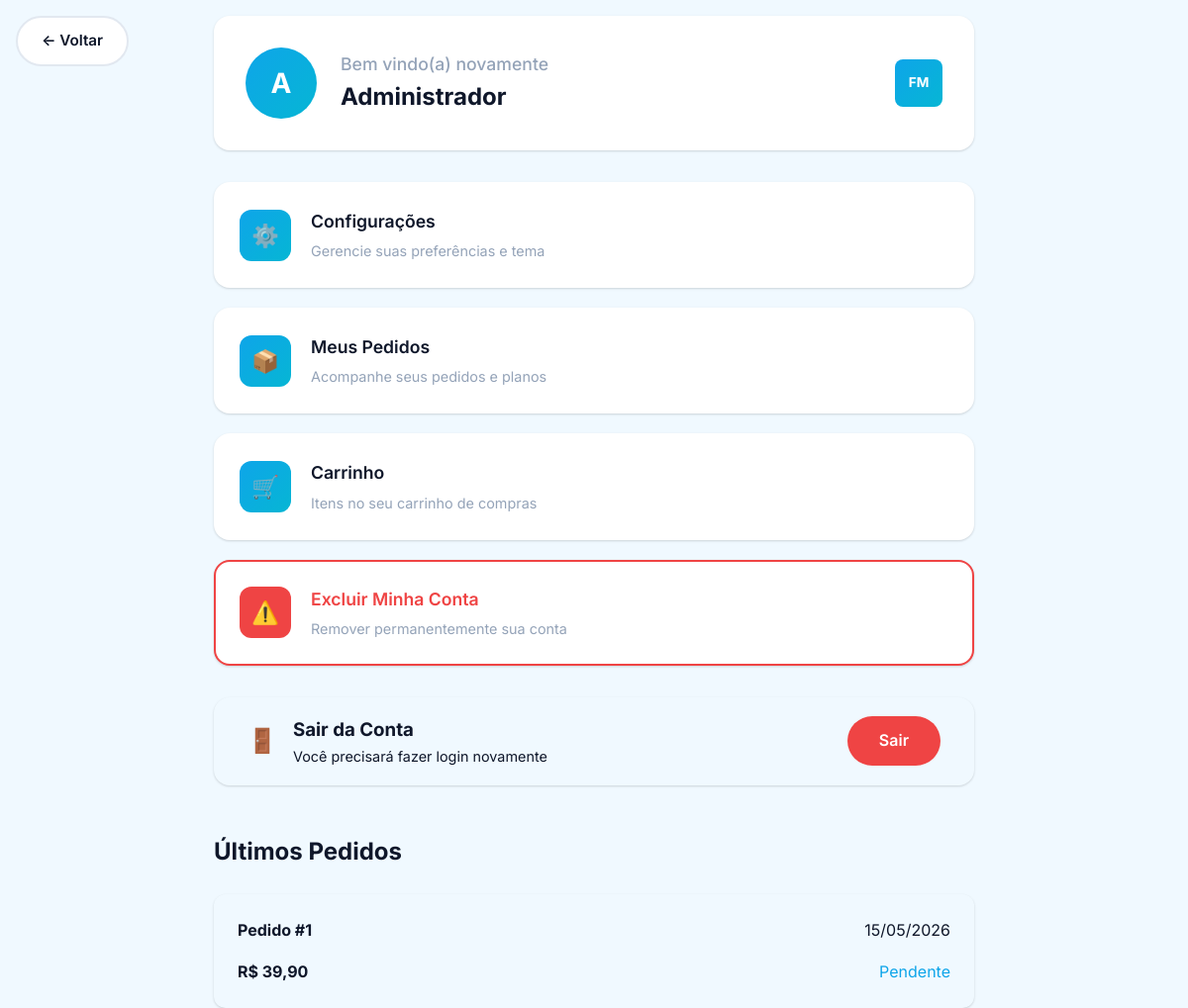
Screenshot of /minha-conta.php (signed in) with the database file from the repository.
### tables this page shows
CREATE TABLE `usuario` (
  `id` int(11) NOT NULL,
  `nome` varchar(150) DEFAULT NULL,
  `email` varchar(150) DEFAULT NULL,
  `telefone` varchar(20) DEFAULT NULL,
  `senha` varchar(255) NOT NULL,
  `foto` varchar(255) DEFAULT 'default-avatar.png',
  `nivel_acesso` enum('cliente','funcionario','admin') DEFAULT 'cliente',
  `tema` enum('claro','escuro') DEFAULT 'claro',
  `email_verificado` tinyint(1) DEFAULT 0,
  `codigo_verificacao` varchar(6) DEFAULT NULL,
  `codigo_recuperacao` varchar(6) DEFAULT NULL,
  `expiracao_codigo` datetime DEFAULT NULL,
  `criado_em` timestamp NOT NULL DEFAULT current_timestamp()
);

CREATE TABLE `pedido` (
  `id` int(11) NOT NULL,
  `usuario_id` int(11) DEFAULT NULL,
  `data_pedido` timestamp NOT NULL DEFAULT current_timestamp(),
  `total` decimal(10,2) DEFAULT 0.00,
  `status` enum('pendente','pago','cancelado','enviado') DEFAULT 'pendente',
  `plano` enum('basico','premium','empresarial') DEFAULT 'basico'
);

### php/functions.php (called while the page is built, shortened)
<?php
require_once 'config.php';
function getPedidosUsuario($usuario_id) {
    global $pdo;
    $stmt = $pdo->prepare("
        SELECT p.*,
               (SELECT GROUP_CONCAT(CONCAT(pr.nome, ' (', i.quantidade, 'x)') SEPARATOR ', ')
                FROM item i
                JOIN produto pr ON i.produto_id = pr.id
                WHERE i.pedido_id = p.id) as produtos
        FROM pedido p
        WHERE p.usuario_id = ?
        ORDER BY p.data_pedido DESC
    ");
    $stmt->execute([$usuario_id]);
    return $stmt->fetchAll(PDO::FETCH_ASSOC);
}
?>

### minha-conta.php (the view, shortened to what this page needs)
<?php
require_once 'php/config.php';
require_once 'php/functions.php';
$usuario_id = $_SESSION['usuario_id'];
$stmt = $pdo->prepare("SELECT * FROM usuario WHERE id = ?");
$stmt->execute([$usuario_id]);
$usuario = $stmt->fetch(PDO::FETCH_ASSOC);
$pedidos = getPedidosUsuario($usuario_id);
$tema = $_SESSION['tema'] ?? 'light';
?>
<!DOCTYPE html>
<html lang="pt-BR" data-theme="<?php echo $tema; ?>">
<head>
    <link rel="stylesheet" href="css/style.css">
    <link rel="stylesheet" href="css/minha-conta.css">
</head>
<body>
    <a href="index.php" class="back-btn" style="position: fixed; top: 1rem; left: 1rem; z-index: 100;">
        ← Voltar
    </a>
    <div class="account-container">
        <div class="profile-header">
            <div class="profile-photo">
                <?php echo strtoupper(substr($usuario['nome'] ?? 'U', 0, 1)); ?>
            </div>
            <div class="profile-info">
                <h2>Bem vindo(a) novamente</h2>
                <div class="profile-name"><?php echo htmlspecialchars($usuario['nome'] ?? 'Usuário'); ?></div>
            </div>
            <div class="logo-mini">FM</div>
        </div>
        <div class="account-grid">
            <div class="account-card" onclick="window.location.href='configuracoes.php'">
                <div class="card-icon">⚙️</div>
                <div class="card-info">
                    <h3>Configurações</h3>
                    <p>Gerencie suas preferências e tema</p>
                </div>
            </div>
            <div class="account-card" onclick="window.location.href='pedidos.php'">
                <div class="card-icon">📦</div>
                <div class="card-info">
                    <h3>Meus Pedidos</h3>
                    <p>Acompanhe seus pedidos e planos</p>
                </div>
            </div>
            <div class="account-card" onclick="window.location.href='carrinho.php'">
                <div class="card-icon">🛒</div>
                <div class="card-info">
                    <h3>Carrinho</h3>
                    <p>Itens no seu carrinho de compras</p>
                </div>
            </div>
            <div class="account-card" style="border-color: var(--danger);"
                 onclick="if(confirm('Tem certeza que deseja excluir sua conta? Esta ação é irreversível!')) window.location.href='php/excluir_conta.php'">
                <div class="card-icon" style="background: var(--danger);">⚠️</div>
                <div class="card-info">
                    <h3 style="color: var(--danger);">Excluir Minha Conta</h3>
                    <p>Remover permanentemente sua conta</p>
                </div>
            </div>
        </div>
        <div class="logout-card">
            <div class="logout-info">
                <span class="logout-icon">🚪</span>
                <div>
                    <h3 style="margin: 0; color: var(--gray-900);">Sair da Conta</h3>
                    <p style="margin: 0; color: var(--gray-500); font-size: 0.9rem;">Você precisará fazer login novamente</p>
                </div>
            </div>
            <a href="php/logout.php" class="logout-btn">Sair</a>
        </div>
        <?php if (!empty($pedidos)): ?>
        <div style="margin-top: 3rem;">
            <h2 style="margin-bottom: 1.5rem; color: var(--gray-900);">Últimos Pedidos</h2>
            <?php foreach (array_slice($pedidos, 0, 3) as $pedido): ?>
            <div style="background: var(--white); border-radius: var(--radius); padding: 1.5rem; margin-bottom: 1rem; box-shadow: var(--shadow);">
                <div style="display: flex; justify-content: space-between; margin-bottom: 0.5rem;">
                    <strong>Pedido #<?php echo $pedido['id']; ?></strong>
                    <span><?php echo date('d/m/Y', strtotime($pedido['data_pedido'])); ?></span>
                </div>
                <div style="display: flex; justify-content: space-between; margin-top: 1rem;">
                    <strong>R$ <?php echo number_format($pedido['total'], 2, ',', '.'); ?></strong>
                    <span style="color: var(--primary);"><?php echo ucfirst($pedido['status']); ?></span>
                </div>
            </div>
            <?php endforeach; ?>
        </div>
        <?php endif; ?>
    </div>
</body>
</html>

### css/style.css (style rules this page uses)
:root { --primary: #0ea5e9; --primary-light: #38bdf8; --primary-dark: #0284c7; --secondary: #06b6d4; --accent: #22d3ee; --success: #10b981; --success-light: #d1fae5; --warning: #f59e0b; --warning-light: #fef3c7; --danger: #ef4444; --danger-light: #fee2e2; --info: #3b82f6; --info-light: #dbeafe; --bg-primary: #f0f9ff; --bg-secondary: #ffffff; --bg-tertiary: #f8fafc; --bg-hover: #e0f2fe; --text-primary: #0f172a; --text-secondary: #334155; --text-tertiary: #64748b; --text-muted: #94a3b8; --border-color: #e2e8f0; --border-light: #f1f5f9; --shadow-sm: 0 1px 2px rgba(0, 0, 0, 0.05); --shadow: 0 1px 3px rgba(0, 0, 0, 0.1), 0 1px 2px rgba(0, 0, 0, 0.06); --shadow-md: 0 4px 6px rgba(0, 0, 0, 0.07), 0 2px 4px rgba(0, 0, 0, 0.06); --shadow-lg: 0 10px 15px rgba(0, 0, 0, 0.1), 0 4px 6px rgba(0, 0, 0, 0.05); --shadow-xl: 0 20px 25px rgba(0, 0, 0, 0.1), 0 10px 10px rgba(0, 0, 0, 0.04); --radius-sm: 8px; --radius: 12px; --radius-lg: 16px; --radius-xl: 24px; --radius-full: 9999px; --transition: all 0.3s cubic-bezier(0.4, 0, 0.2, 1); --transition-fast: all 0.15s ease; --transition-slow: all 0.5s cubic-bezier(0.4, 0, 0.2, 1); }
* { margin: 0; padding: 0; box-sizing: border-box; }
html { scroll-behavior: smooth; }
body { font-family: 'Inter', -apple-system, BlinkMacSystemFont, 'Segoe UI', sans-serif; background: var(--bg-primary); color: var(--text-primary); line-height: 1.6; overflow-x: hidden; transition: background 0.3s ease, color 0.3s ease; min-height: 100vh; }
a { color: inherit; text-decoration: none; }
.back-btn { display: inline-flex; align-items: center; gap: 0.5rem; padding: 0.7rem 1.5rem; background: var(--bg-secondary); border: 2px solid var(--border-color); border-radius: var(--radius-full); color: var(--text-primary); font-weight: 600; cursor: pointer; transition: var(--transition); text-decoration: none; font-size: 0.95rem; }
.account-container { max-width: 800px; margin: 0 auto; padding: 1rem; }
.account-grid { display: grid; gap: 1.25rem; }
.account-card { background: var(--bg-secondary); border-radius: var(--radius-lg); padding: 1.5rem; box-shadow: var(--shadow); display: flex; align-items: center; gap: 1.25rem; cursor: pointer; transition: var(--transition); border: 2px solid transparent; }
.account-card .card-icon { width: 52px; height: 52px; border-radius: var(--radius); background: linear-gradient(135deg, var(--primary), var(--secondary)); display: flex; align-items: center; justify-content: center; font-size: 1.4rem; color: white; flex-shrink: 0; }
.account-card .card-info { flex: 1; }
.account-card h3 { font-size: 1.1rem; font-weight: 600; color: var(--text-primary); margin-bottom: 0.25rem; }
.account-card p { color: var(--text-muted); font-size: 0.9rem; }
.profile-header { background: var(--bg-secondary); border-radius: var(--radius-lg); padding: 2rem; margin-bottom: 2rem; box-shadow: var(--shadow); display: flex; align-items: center; gap: 1.5rem; }
.profile-photo { width: 72px; height: 72px; border-radius: 50%; background: linear-gradient(135deg, var(--primary), var(--secondary)); display: flex; align-items: center; justify-content: center; color: white; font-size: 1.75rem; font-weight: 700; flex-shrink: 0; }
.profile-info { flex: 1; }
.profile-info h2 { font-size: 1.1rem; color: var(--text-muted); font-weight: 500; }
.profile-info .profile-name { font-size: 1.5rem; font-weight: 700; color: var(--text-primary); }
.logo-mini { width: 48px; height: 48px; background: linear-gradient(135deg, var(--primary), var(--secondary)); border-radius: var(--radius-sm); display: flex; align-items: center; justify-content: center; color: white; font-weight: 700; font-size: 0.85rem; }

### css/minha-conta.css (style rules this page uses)
.logout-card { background: var(--white); border-radius: var(--radius-lg); padding: 1rem 2rem; margin-top: 2rem; box-shadow: var(--shadow); display: flex; align-items: center; justify-content: space-between; border: 2px solid transparent; transition: all 0.3s; }
.logout-btn { padding: 0.75rem 2rem; background: var(--danger); color: white; border: none; border-radius: 50px; font-weight: 600; cursor: pointer; transition: all 0.3s; text-decoration: none; display: inline-block; }
.logout-info { display: flex; align-items: center; gap: 1rem; }
.logout-icon { font-size: 1.5rem; }

### rows the page displays
usuario: nome "A", nome "Administrador"
pedido: id "1", data_pedido "15/05/2026", total "39,90", status "Pendente"
